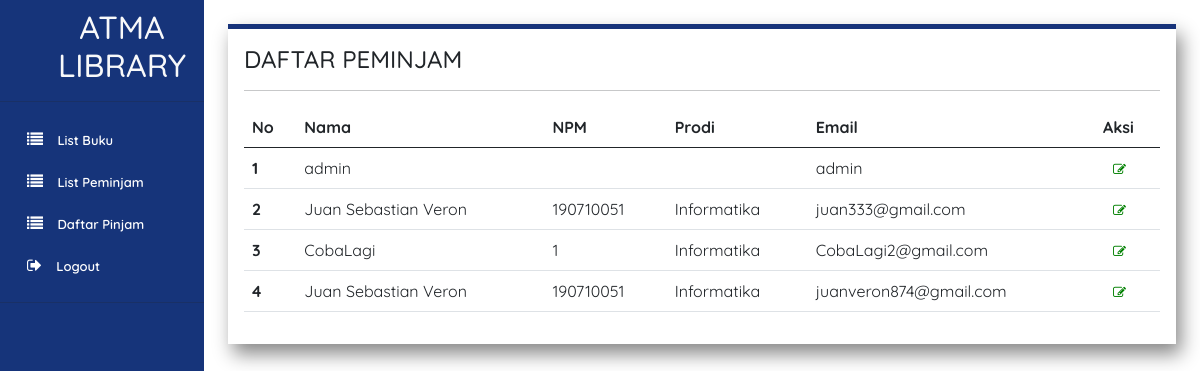
/page/listUser.php (signed in), run on the app's committed database.
### tables this page shows
CREATE TABLE `peminjam` (
  `id` int(10) NOT NULL,
  `nama` varchar(255) NOT NULL,
  `npm` varchar(255) NOT NULL,
  `prodi` varchar(255) NOT NULL,
  `username` varchar(255) NOT NULL,
  `password` text NOT NULL,
  `email` varchar(255) NOT NULL,
  `verif_code` text NOT NULL,
  `is_verified` tinyint(1) NOT NULL DEFAULT 0
);

### page/listUser.php (the view, shortened to what this page needs)
<?php
 include '../component/sidebar.php'
?>
<!doctype html>
<html lang="en">
  <head>
    <link href="https://cdn.jsdelivr.net/npm/bootstrap@5.0.2/dist/css/bootstrap.min.css" rel="stylesheet">
    <link href="style.css" rel="stylesheet">
    <div class="container p-3 m-4 h-100" style="background-color: #FFFFFF; border-top: 5px solid #17337A;  box-shadow: 5px 10px 18px #888888;" >
        <h4>DAFTAR PEMINJAM</h4>
        <hr>
            <table class="table ">
                <thead>
                    <tr>
                        <th scope="col">No</th>
                        <th scope="col">Nama</th>
                        <th scope="col">NPM</th>
                        <th scope="col">Prodi</th>
                        <th scope="col">Email</th>
                        <th scope="col">Aksi</th>
                    </tr>
                </thead>
                <tbody>
                <?php
                $query = mysqli_query($con, "SELECT * FROM peminjam") or die(mysqli_error($con));
                    if (mysqli_num_rows($query) == 0) {
                        echo '<tr> <td colspan="7"> Tidak ada data </td> </tr>';
                    }else{
                        $no = 1;
                    while($data = mysqli_fetch_assoc($query)){
                        echo'
    <tr>
        <th scope="row">'.$no.'</th>
        <td>'.$data['nama'].'</td>
        <td>'.$data['npm'].'</td>
        <td>'.$data['prodi'].'</td>
        <td>'.$data['email'].'</td>
        <td>
            <a href="./editUser.php?id='.$data['id'].'"><i style="color: green" class="fa fa-edit"></i></a>
        </td>
    </tr>';
    $no++;
    }
    }
    ?>
 </tbody>
 </table>
 </div>
 </aside>
</body>
</html>

### style.css (style rules this page uses)
* { font-family: 'Quicksand', sans-serif; }

### component/sidebar.php (style rules this page uses)
* { font-family: "Quicksand", sans-serif; }
a { padding-left: 10px; font-size: 13px; text-decoration: none !important; color: #ffffff !important; }
i { color:white; }

### data on the page
peminjam: nama "admin", email "admin"
peminjam: nama "Juan Sebastian Veron", npm "190710051", prodi "Informatika", email "juan333@gmail.com"
peminjam: nama "CobaLagi", npm "1", prodi "Informatika", email "CobaLagi2@gmail.com"
peminjam: nama "Juan Sebastian Veron", npm "190710051", prodi "Informatika", email "juanveron874@gmail.com"
